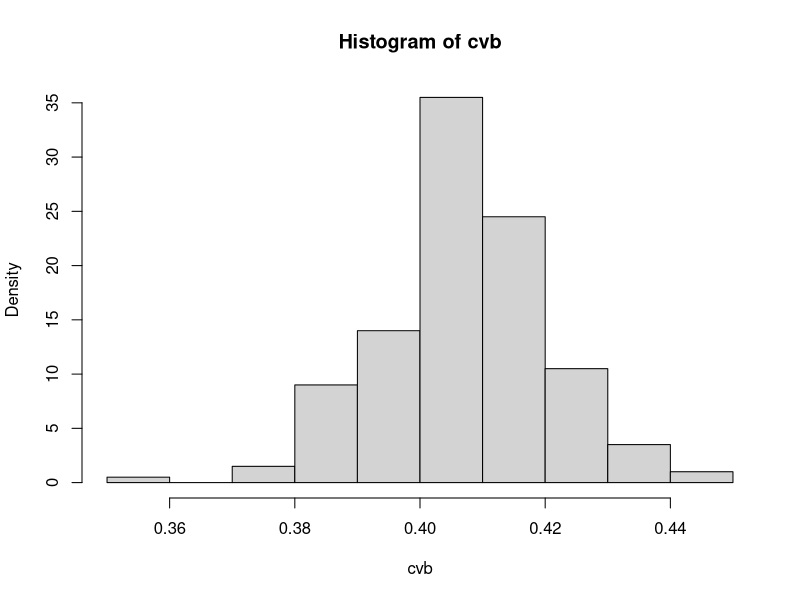

R code for this plot:
##This is R Code for Statistical Computing

## Problem 1

## Load MASS Library
library (MASS)
attach (Boston)

x<-Boston$medv
cv<-sd(x)/mean(x);cv  ##Answer 1-1.

N=200
n<-length(x);n
cvb<-numeric(N)

##Bootstrap estimate of standard error of cv

for (k in 1:N) 
{
i<-sample(1:n, size=n, replace=TRUE)  

xbar<-mean(x[i])
s<-sd(x[i])
cvb[k]<-s/xbar
}

se.cv<-sd(cvb);se.cv
hist(cvb,prob=TRUE)
m<-2000
cvm<-numeric(m)

for(k in 1:m)
{
  i<-sample(1:n, size=n, replace=TRUE)
  xbar<-mean(x[i])
  s<-sd(x[i])
  cvm[k]<-s/xbar
}

bias<-mean(cvm)-cv;bias

##Bootstrap Percentile confidence interval

alfa<-0.05
ci<-quantile (cvm,c(alfa/2,1-alfa/2),type=1);ci     ## Answer for 1-2


##Calculate Standard error for T Distribution

error<-qt (.975,df=n-1)*s/sqrt(n);error

cit.upper<-mean(cvm)+error;cit.upper
cit.bot<-mean(cvm)-error;cit.bot     ## Answer for 1-3


